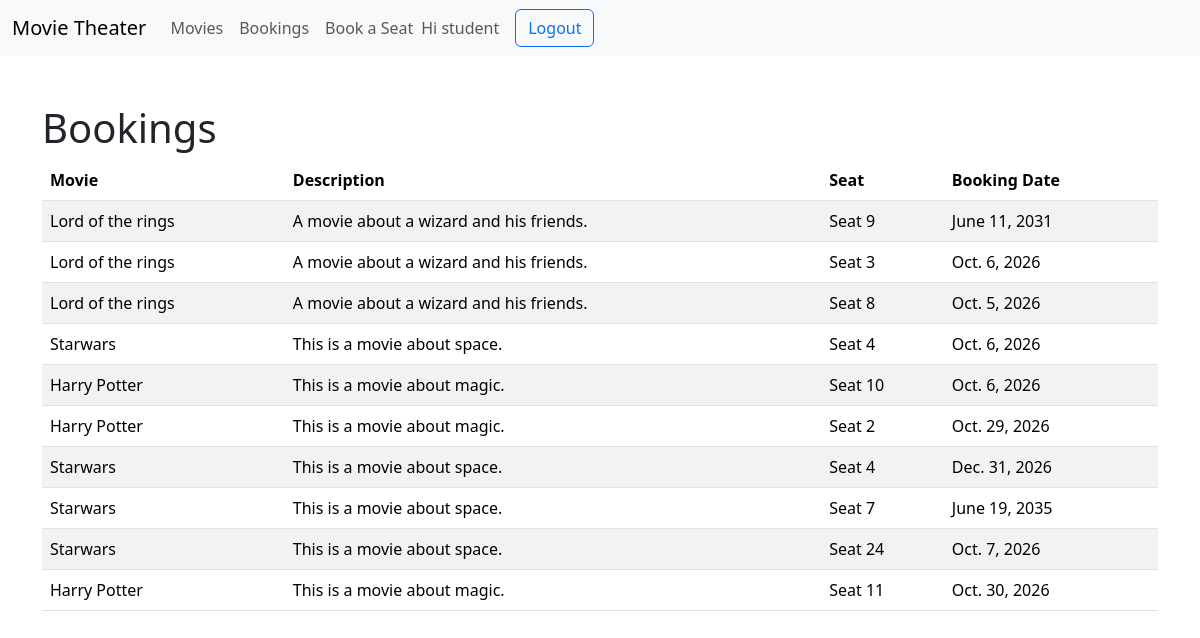
The page /booking_history/ (signed in) on the database its author committed.
### bookings/models.py (models this page shows, shortened)
class Booking(models.Model):
    movie = models.ForeignKey(Movie, on_delete=models.PROTECT)
    seat = models.ForeignKey(Seat, on_delete=models.PROTECT)
    user = models.ForeignKey(settings.AUTH_USER_MODEL, on_delete=models.CASCADE)
    booking_date = models.DateField()

class Movie(models.Model):
    title = models.CharField(max_length=50)
    description = models.TextField()
    release_date = models.DateField()
    duration_minutes = models.PositiveIntegerField()
    def __str__(self):
        return self.title

class Seat(models.Model):
    seat_number = models.PositiveIntegerField(unique=True)
    booking_status = models.BooleanField(default=False)
    def __str__(self):
        return f"Seat {self.seat_number}"

### bookings/views.py (the view)
# urls.py: path('booking_history/', views.booking_history, name="booking_history"),
@login_required
def booking_history(request):
    bookings = Booking.objects.filter(user=request.user)
    return render(request, "bookings/booking_history.html", {"bookings": bookings})

### bookings/templates/bookings/booking_history.html
{% extends "bookings/base.html" %}
{% block content %}
	<div class="container mt-5">
		<h1>Bookings</h1>
		{% if bookings %}
			<table class="table table-striped">
				<thead>
					<tr>
						<th>Movie</th>
						<th>Description</th>
						<th>Seat</th>
						<th>Booking Date</th>
					</tr>
				</thead>
				<tbody>
					{% for booking in bookings %}
						<tr>
							<td>{{ booking.movie }}</td>
							<td>{{ booking.movie.description }}</td>
							<td>{{ booking.seat }}</td>
							<td>{{ booking.booking_date }}</td>
						</tr>
					{% endfor %}
				</tbody>
			</table>
		{% else %}
			<p>No bookings are currently available.</p>
		{% endif %}
	</div>
{% endblock %}

### bookings/templates/bookings/base.html (shortened to what this page needs)
<!doctype html>
<html lang="en">
  <head>
    <link rel="stylesheet" href="https://cdn.jsdelivr.net/npm/bootstrap@5.3.8/dist/css/bootstrap.min.css">
  </head>
  <body>
    <main>
      <nav class="navbar navbar-expand navbar-light bg-light">
        <div class="container-fluid">
          <a class="navbar-brand" href="{% url 'movie_list' %}">Movie Theater</a>
          <div class="navbar-collapse" id="navbarNav">
            <ul class="navbar-nav">
              <li class="nav-item">
                <a class="nav-link" href="{% url 'movie_list' %}">Movies</a>
              </li>
              <li class="nav-item">
                <a class="nav-link" href="{% url 'booking_history' %}">Bookings</a>
              </li>
              <li class="nav-item">
                <a class="nav-link" href="{% url 'seat_booking' %}">Book a Seat</a>
              </li>
              {% if user.is_authenticated %}
                <li class="nav-item d-flex align-items-center">
                  <span class="navbar-text me-3">
                      Hi {{ user.username }}
                  </span>
                  <form method="POST" action="{% url 'logout' %}" class="m-0">
                      <button type="submit" class="btn btn-outline-primary">
                          Logout
                      </button>
                  </form>
                </li>
              {% else %}
                <li class="nav-item">
                <a class="nav-link" href="{% url 'login' %}">login</a>
              </li>
              {% endif %}
            </ul>
          </div>
        </div>
      </nav>
      {% block content %}{% endblock %}
    </main>
  </body>
</html>

### rows shown on the page
Booking: movie "Lord of the rings", movie.description "A movie about a wizard and his friends.", seat "Seat 9", booking_date "June 11, 2031"
Booking: movie "Lord of the rings", movie.description "A movie about a wizard and his friends.", seat "Seat 3", booking_date "Oct. 6, 2026"
Booking: movie "Lord of the rings", movie.description "A movie about a wizard and his friends.", seat "Seat 8", booking_date "Oct. 5, 2026"
Booking: movie "Starwars", movie.description "This is a movie about space.", seat "Seat 4", booking_date "Oct. 6, 2026"
Booking: movie "Harry Potter", movie.description "This is a movie about magic.", seat "Seat 10", booking_date "Oct. 6, 2026"
Booking: movie "Harry Potter", movie.description "This is a movie about magic.", seat "Seat 2", booking_date "Oct. 29, 2026"
Booking: movie "Starwars", movie.description "This is a movie about space.", seat "Seat 4", booking_date "Dec. 31, 2026"
Booking: movie "Starwars", movie.description "This is a movie about space.", seat "Seat 7", booking_date "June 19, 2035"
Booking: movie "Starwars", movie.description "This is a movie about space.", seat "Seat 24", booking_date "Oct. 7, 2026"
Booking: movie "Harry Potter", movie.description "This is a movie about magic.", seat "Seat 11", booking_date "Oct. 30, 2026"

### other values the page prints
{{ user.username }} "student"
